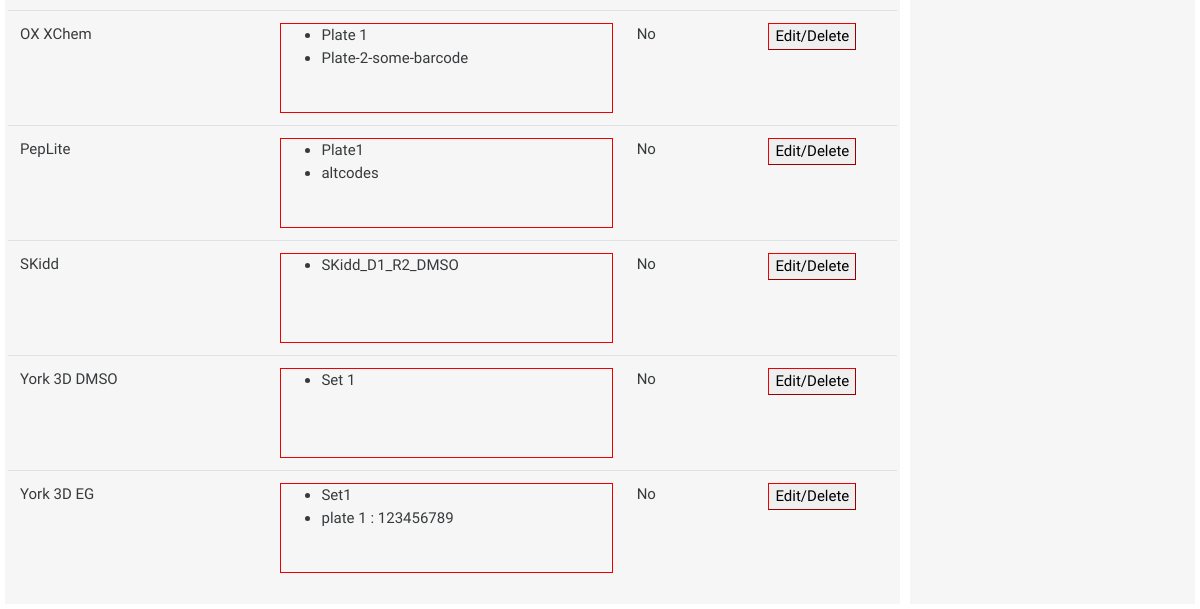
The app's page /inventory/libraries/ (signed in, lower part), older data.
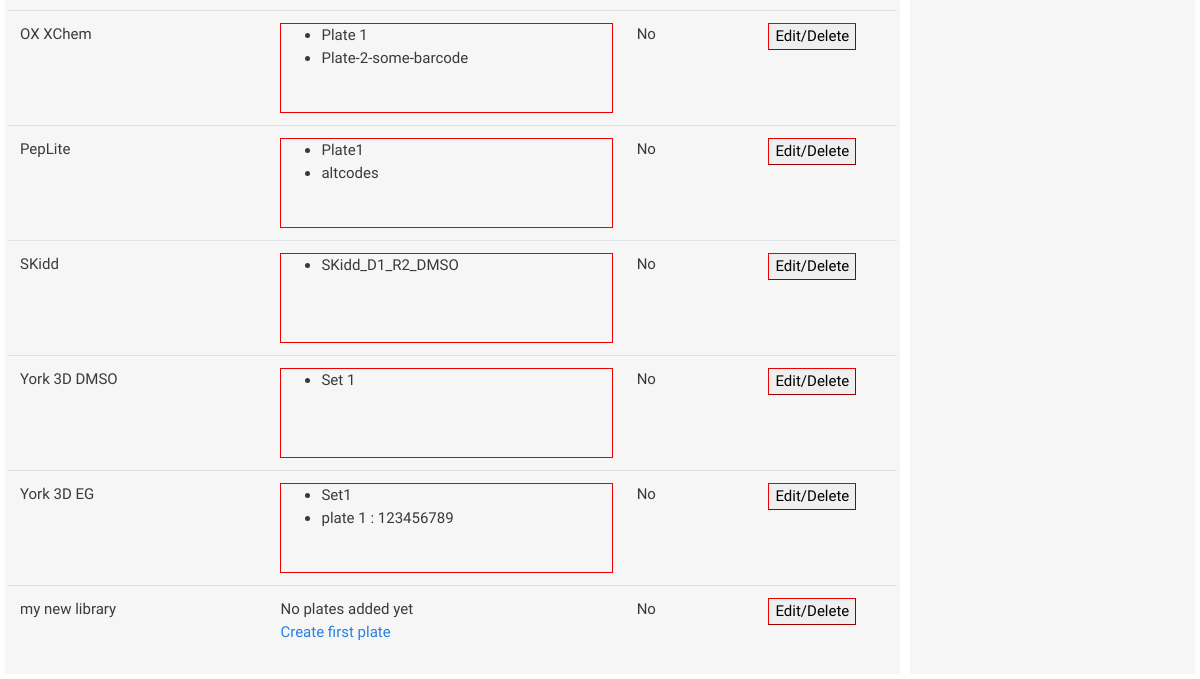
The same page, newer data.
### API/models.py (models this page shows, shortened)
class Library(models.Model):
    name = models.CharField(max_length=100, blank=True, null=True)
    for_industry = models.BooleanField(default=False)
    public = models.BooleanField(default=False)

class LibraryPlate(models.Model):
    barcode = models.CharField(max_length=100, blank=True, null=True) #string to identify physical plate
    library = models.ForeignKey(Library, on_delete=models.PROTECT, related_name="plates" )
    current = models.BooleanField(default=True)
    last_tested =  models.DateField(auto_now=True)
    name = models.CharField(max_length=100, blank=True, null=True)
    unique_together = ['barcode', 'library']

### inventory/views/libraries.py (the view)
# urls.py: path("libraries/", libraries.libraries, name="libraries"),
@staff_member_required
def libraries(request):
	libraries = Library.objects.filter(public=True).order_by("name")
	library_form = forms.LibraryForm()
	form_dict = {}
	for lib in libraries:
		form_dict[lib] = forms.LibraryForm(initial={"name": lib.name, "for_industry": lib.for_industry})
	return render(request, "inventory/libraries.html", {"libraries": libraries, "library_form": library_form, "form_dict" : form_dict})

### inventory/templates/inventory/libraries.html (shortened to what this page needs)
{% extends "layout.html" %}
{% load static %}
  {% block main %}
  <main id="libraries">
    <section id="library-list">
      <table id="table" class="table">
        <tbody>
          {% for library, form in form_dict.items %}
            <tr>
              <td>{{ library.name }}</td>
              <td>
                {% if library.plates.all|length > 0 %}
                <div class="list-in-table">
                  <ul>
                    {% for plate in library.plates.all %}
                      <li>{%if plate.name%}{{ plate.name }} : {% endif %}{{ plate.barcode }}</li>
                      {% endfor %}
                  </ul>
                </div>
                {% else %}
                No plates added yet <br>
                <a href="/inventory/plates">Create first plate</a>
                {% endif %}
              </td>
              <td>
                {% if library.for_industry %}
                Yes
                {% else %}
                No
                {% endif %}
              </td>
              <td><button onclick="showForm({{ library.id }})">Edit/Delete</button></td>
            </tr>
          {% endfor %}
        </tbody>
      </table>
    </section>
    <section id="upload-form">
    </section>
  </main>
  {% endblock %}

Row changes from the older to the newer data that the page shows:
added Library: name "my new library", shows "No plates added yet", for_industry "No"
